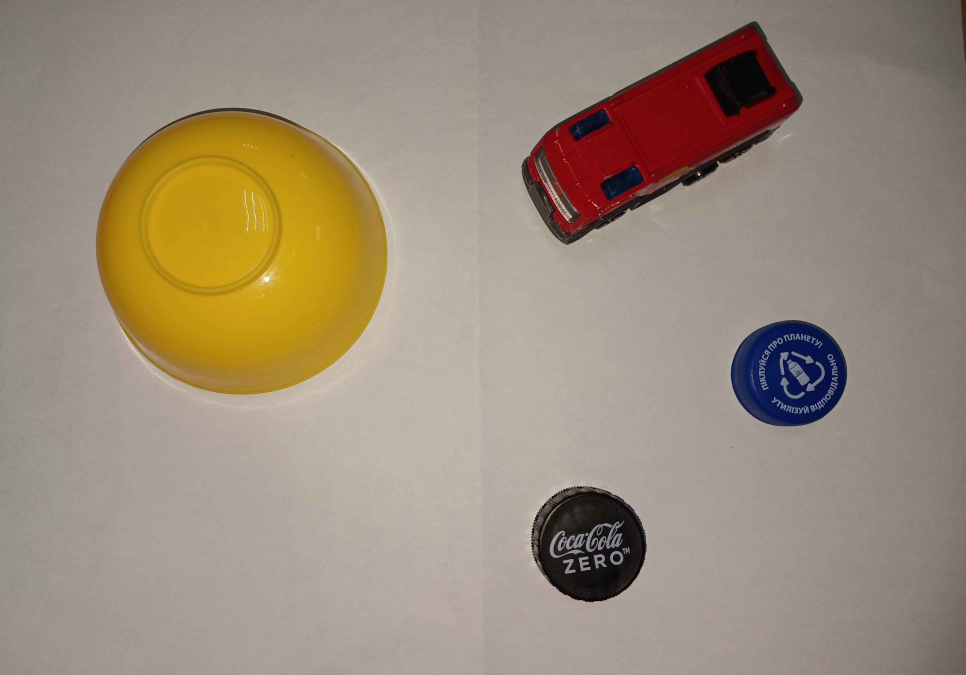
#> input picture photo/pract.jpg, 3864 x 2698 px (shown at 1/4 size)
$ python praktuchna2.py
#> lines starting #> are read from the running program, lines starting #| are printed output that depends on the picture; after the words box and inside, x2 and y2 are one past the last pixel; in counts of white or black regions, pixels touching at a corner belong together
import cv2
import numpy as np
img = cv2.imread('photo/pract.jpg')
#> img is the input picture: shape (2698, 3864, 3); mean B, G, R 122.7, 140.3, 155
img = cv2.GaussianBlur(img, (7, 7), 10)
scale = 5
img = cv2.resize(img, (img.shape[1] // scale, img.shape[0] // scale))
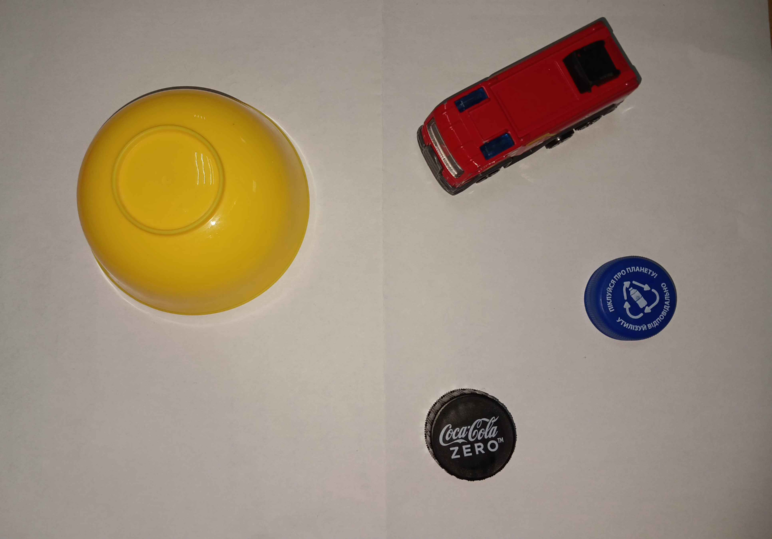
#> img: shape (539, 772, 3); mean B, G, R 122.6, 140.2, 155
img_copy = img.copy()
img = cv2.cvtColor(img, cv2.COLOR_BGR2HSV)
#> img: shape (539, 772, 3); mean H, S, V 21.8, 56.7, 155.9
lower = np.array([15, 36, 15]) #мінімальний поріг, створ.' матриц.
upper = np.array([255, 255, 255]) #максимальний поріг
mask = cv2.inRange(img, lower, upper) #в послідовності
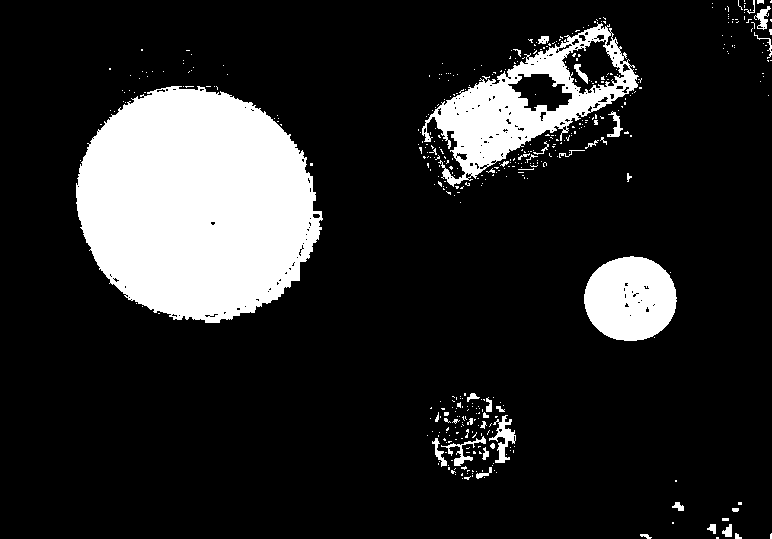
#> mask: shape (539, 772); 15.6% white; 447 white regions (408 under 20 px)
img = cv2.bitwise_and(img, img, mask=mask) #накладаємо маску на початкове зображ
#> img: shape (539, 772, 3); mean H, S, V 9.4, 31.3, 24

contours, _ = cv2.findContours(mask, cv2.RETR_EXTERNAL, cv2.CHAIN_APPROX_SIMPLE)
#> contours = 427 contours, 409 with area under 20; largest, box (x1, y1, x2, y2) and area: (76, 86, 323, 323) 43749, (422, 22, 639, 187) 14558, (584, 256, 677, 341) 6070, (489, 415, 516, 463) 388, (441, 436, 486, 466) 196
for cnt in contours:
    area = cv2.contourArea(cnt)
    if area > 150:
        perimeter = cv2.arcLength(cnt, True)
        M = cv2.moments(cnt) #момент контуру

        #центр мас

        if M["m00"] != 0:
            cx = int(M["m10"] / M["m00"])
            cy = int(M["m01"] / M["m00"])


        x, y, w, h = cv2.boundingRect(cnt)
        aspect_ratio = round(w / h, 2) #допомагає відрізняти співвідношення сторін (чи це прямокутник чи це квадрат)
        compactness = round((4 * np.pi * area) / (perimeter ** 2), 2)

        #до якого типу відноситься фігура
        approx = cv2.approxPolyDP(cnt, 0.03 * perimeter, True)
        if len(approx) == 3:
            shape = "triangle"
        elif len(approx) == 4:
            shape = "square"
        elif len(approx) > 6 and 0.8 < compactness < 1:
            shape = "oval"
        else:
            shape = "another"

        cv2.drawContours(img_copy, [cnt], -1, (255, 255, 255), 2)
        cv2.circle(img_copy, (cx, cy), 4, (255, 0, 0), -1)
        cv2.putText(img_copy, f"shape:{shape}", (x, y), cv2.FONT_HERSHEY_SIMPLEX, 0.5, (255, 0, 0), 2)
        cv2.putText(img_copy, f"area: {int(area)}, p: {int(perimeter)}", (x, y - 60), cv2.FONT_HERSHEY_SIMPLEX, 0.5, (255, 0, 0), 2)
        cv2.rectangle(img_copy, (x, y), (x + w, y + h), (255, 0, 0), 2)
        cv2.putText(img_copy, f"AR:{aspect_ratio}, x: {cx}, y: {cy}", (x, y - 30), cv2.FONT_HERSHEY_SIMPLEX, 0.5, (255, 0, 0), 2)
#> this loop made 427 passes
#> (area, perimeter, cx, cy, x, y, w, h) on pass 397: (14558, 1241.2, 533, 99, 422, 22, 217, 165)
#> (area, perimeter, cx, cy, x, y, w, h) on passes 57, 91, 133, 307: (196, 221.7, 463, 451, 441, 436, 45, 30), (387.5, 244.3, 503, 438, 489, 415, 27, 48), (6069.5, 293.7, 630, 298, 584, 256, 93, 85), (43749, 1064.1, 196, 204, 76, 86, 247, 237)
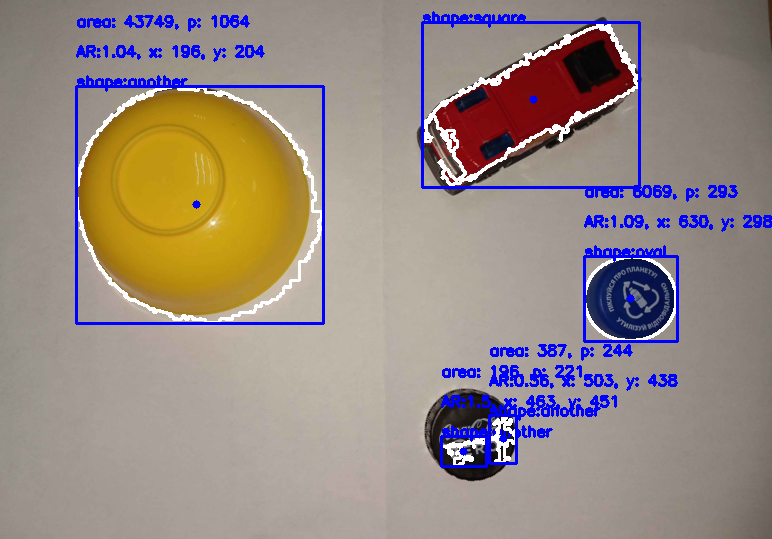
#> img_copy: shape (539, 772, 3); 6.2% of pixels changed, all inside (x1, y1, x2, y2) = (75, 11, 772, 468)
cv2.imshow('mask',img_copy)
cv2.waitKey(0)
cv2.destroyAllWindows()
